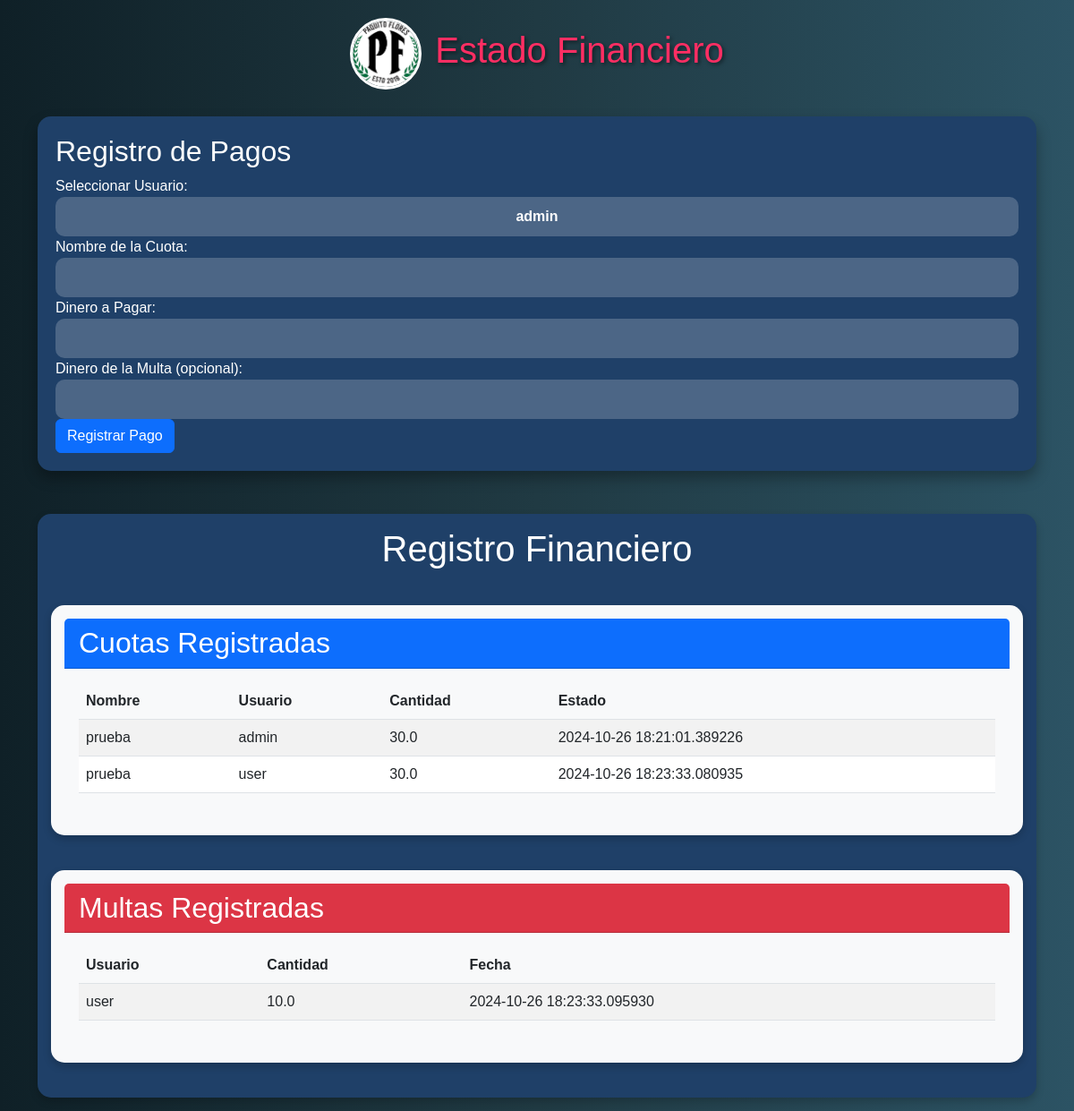
Page /dinero (signed in) on the committed database.
### src/dbs/db_interface.py (models this page shows)
class Quota(Base):
    __tablename__ = 'cuotas'
    id = Column(Integer, primary_key=True)
    user_id = Column(Integer, ForeignKey('users.id'), nullable=False)
    name = Column(String, nullable=False)  # Nueva columna para el nombre de la cuota
    amount = Column(Float, nullable=False)
    date = Column(DateTime, default=datetime.datetime.utcnow)
    status = Column(String, nullable=False)
    fine_id = Column(Integer, ForeignKey('multas.id'))

class Fine(Base):
    __tablename__ = 'multas'
    id = Column(Integer, primary_key=True)
    user_id = Column(Integer, ForeignKey('users.id'), nullable=False)
    amount = Column(Float, nullable=False)
    quota_id = Column(Integer, ForeignKey('cuotas.id'))  # Nueva relación con la cuota
    date = Column(DateTime, default=datetime.datetime.utcnow)

### src/controllers/dinero.py (the view, shortened to what this page needs)
@dinero_bp.route('/dinero', methods=['GET', 'POST'])
@login_requerido
def dinero():
    cuotas = obtener_cuotas()
    multas = obtener_multas()
    usuarios = obtener_usuarios()  # Función que recupera todos los usuarios
    return render_template('dinero.html', cuotas=cuotas, multas=multas, usuarios=usuarios)
    cuotas = obtener_cuotas()
    multas = obtener_multas()
    return render_template('dinero.html', cuotas=cuotas, multas=multas)

### src/controllers/auth.py (called while the page is built)
def login_requerido(f):
    @wraps(f)
    def decorated_function(*args, **kwargs):
        if 'user_id' not in session:
            flash('Debes iniciar sesión para acceder a esta página.')
            return redirect(url_for('auth.login'))
        return f(*args, **kwargs)
    return decorated_function

### src/dbs/db_interface.py (called while the page is built)
def conectar():
    try:
        conn = sqlite3.connect(db_path)
        return conn
    except sqlite3.Error as e:
        print(f"Error al conectar con la base de datos: {e}")
        return None

def cerrar(conn):
    if conn:
        conn.close()

### src/dbs/db_money.py (called while the page is built)
def obtener_cuotas():
    conn = conectar()
    if conn:
        try:
            cursor = conn.cursor()
            cursor.execute('SELECT * FROM cuotas')
            cuotas = cursor.fetchall()
            return cuotas
        except Exception as e:
            print(f"Error al obtener cuotas: {e}")
        finally:
            cerrar(conn)

def obtener_multas():
    conn = conectar()
    if conn:
        try:
            cursor = conn.cursor()
            cursor.execute('SELECT * FROM multas')
            multas = cursor.fetchall()
            return multas
        except Exception as e:
            print(f"Error al obtener multas: {e}")
        finally:
            cerrar(conn)

### src/dbs/db_user.py (called while the page is built)
def obtener_usuarios():
    conn = conectar()
    if conn:
        try:
            cursor = conn.cursor()
            cursor.execute('SELECT * FROM users')  # Selecciona todos los usuarios
            usuarios = cursor.fetchall()  # Obtén todos los resultados
            return usuarios  # Devuelve la lista de usuarios
        except Exception as e:
            print(f"Error al obtener usuarios: {e}")
            return []  # Devuelve una lista vacía en caso de error
        finally:
            cerrar(conn)  # Asegúrate de cerrar la conexión

### src/templates/dinero.html (shortened to what this page needs)
<!DOCTYPE html>
<html lang="en">
<head>
    <link rel="stylesheet" href="https://cdn.jsdelivr.net/npm/bootstrap@5.3.0-alpha3/dist/css/bootstrap.min.css">
</head>
<body>
    <div class="container">
        <div class="main-title text-center mb-0 d-flex align-items-center " style="display: flex;    margin-bottom: 50px;">
            <div class="logo-container">
                <a href="{{ url_for('index.home') }}">
                    <img src="{{ url_for('static', filename='img/logo.jpg') }}" alt="Logo">
                </a>
            </div>
            <h1 class="text-center">Estado Financiero</h1>
        </div>
        {% if session['user_role'] in ['tesorero', 'administrador'] %}
        <div class="form-container">
            <h2>Registro de Pagos</h2>
            <form method="POST">
                <div class="form-group">
                    <label for="user_id">Seleccionar Usuario:</label>
                    <select name="user_id" id="user_id" class="form-control" required>
                        {% for usuario in usuarios %}
                            <option value="{{ usuario[1] }}">{{ usuario[1] }}</option>
                        {% endfor %}
                    </select>
                </div>
                <div class="form-group">
                    <label for="quota_name">Nombre de la Cuota:</label>
                    <input type="text" name="quota_name" id="quota_name" class="form-control" required>
                </div>
                <div class="form-group">
                    <label for="amount">Dinero a Pagar:</label>
                    <input type="number" name="amount" id="amount" class="form-control" required>
                </div>
                <div class="form-group">
                    <label for="multa_amount">Dinero de la Multa (opcional):</label>
                    <input type="number" name="multa_amount" id="multa_amount" class="form-control">
                </div>
                <button type="submit" class="btn btn-primary">Registrar Pago</button>
            </form>
        </div>
        {% endif %}
        <div class="card mt-5">
            <h1 class="text-center mb-4">Registro Financiero</h1>
            <div class="card card-financiero mb-4">
                <div class="card-header bg-primary text-white">
                    <h2 class="mb-0">Cuotas Registradas</h2>
                </div>
                <div class="card-body">
                    <table class="table table-striped table-hover">
                        <thead>
                            <tr>
                                <th>Nombre</th>
                                <th>Usuario</th>
                                <th>Cantidad</th>
                                <th>Estado</th>
                            </tr>
                        </thead>
                        <tbody>
                            {% for cuota in cuotas %}
                                <tr>
                                    <td>{{ cuota[2] }}</td>
                                    <td>{{ cuota[1] }}</td>
                                    <td>{{ cuota[3] }}</td>
                                    <td>{{ cuota[4] }}</td>
                                </tr>
                            {% endfor %}
                        </tbody>
                    </table>
                </div>
            </div>
            <div th:if="${current_user.role == 'tesorero'}" class="card card-financiero mb-4">
                <div class="card-header bg-danger text-white">
                    <h2 class="mb-0">Multas Registradas</h2>
                </div>
                <div class="card-body">
                    <table class="table table-striped table-hover">
                        <thead>
                            <tr>
                                <th>Usuario</th>
                                <th>Cantidad</th>
                                <th>Fecha</th>
                            </tr>
                        </thead>
                        <tbody>
                            {% for multa in multas %}
                                <tr>
                                    <td>{{ multa[1] }}</td>
                                    <td>{{ multa[2] }}</td>
                                    <td>{{ multa[4] }}</td>
                                </tr>
                            {% endfor %}
                        </tbody>
                    </table>
                </div>
            </div>
        </div>
</body>
</html>

### src/templates/dinero.html (style rules this page uses)
body { background: linear-gradient(to right, #0f2027, #203a43, #2c5364); color: #ffffff; font-family: 'Arial', sans-serif; overflow-x: hidden; display: flex; align-items: center; flex-direction: column; }
.logo-container img { width: 80px; height: 80px; border-radius: 50%; border: 3px solid #ffffff; margin-right: 15px; animation: bounce 2s infinite; }
.container { margin-top: 20px; }
.main-title { text-align: center; margin-bottom: 30px; flex-wrap: nowrap; justify-content: center; text-align: center; display: inline-block; font-size: 2.5rem; color: #ff2e63; font-weight: bold; text-shadow: 2px 2px 4px rgba(0, 0, 0, 0.5); animation: fadeIn 1s ease-in-out; }
.form-container { margin-top: 30px; background-color: #1f4068; border-radius: 15px; padding: 20px; box-shadow: 0 8px 16px rgba(0, 0, 0, 0.3); transition: transform 0.3s, box-shadow 0.3s; margin-bottom: 30px; }
.form-label, .form-control { text-align: center; display: block; color: #ffffff; font-weight: bold; }
.form-control { text-align: center; width: 100%; padding: 10px 0; background: rgba(255, 255, 255, 0.2); border: none; border-radius: 10px; transition: background 0.3s, box-shadow 0.3s; }
.card { background-color: #1f4068; border: none; color: white; transition: transform 0.3s, box-shadow 0.3s; margin: 15px 0; padding: 15px; border-radius: 15px; box-shadow: 0 4px 10px rgba(0, 0, 0, 0.2); }
.card-financiero { background-color: #f8f9fa; border: none; color: white; transition: transform 0.3s, box-shadow 0.3s; margin: 15px 0; padding: 15px; border-radius: 15px; box-shadow: 0 4px 10px rgba(0, 0, 0, 0.2); }
.table th { background-color: #f8f9fa; font-weight: bold; }

### rows in the picture
Quota: name "prueba", user "admin", amount "30.0", date "2024-10-26 18:21:01.389226"
Quota: name "prueba", user "user", amount "30.0", date "2024-10-26 18:23:33.080935"
Fine: user "user", amount "10.0", date "2024-10-26 18:23:33.095930"

### other values in the picture
form field user_id "admin"
